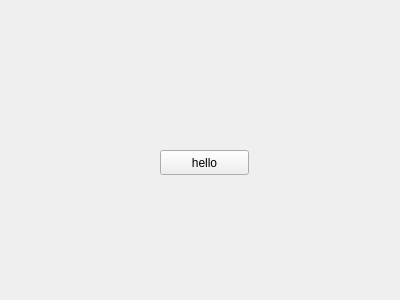
<?xml version="1.0" encoding="UTF-8"?>
<ui version="4.0">
 <class>Form</class>
 <widget class="QWidget" name="Form">
  <property name="geometry">
   <rect>
    <x>0</x>
    <y>0</y>
    <width>400</width>
    <height>300</height>
   </rect>
  </property>
  <property name="windowTitle">
   <string>Form</string>
  </property>
  <widget class="QPushButton" name="pushButton">
   <property name="geometry">
    <rect>
     <x>160</x>
     <y>150</y>
     <width>89</width>
     <height>25</height>
    </rect>
   </property>
   <property name="text">
    <string>hello</string>
   </property>
  </widget>
 </widget>
 <resources/>
 <connections/>
</ui>
